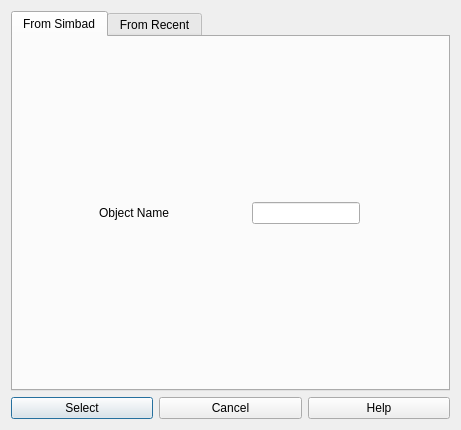
<?xml version="1.0" encoding="UTF-8"?>
<ui version="4.0">
 <class>Dialog</class>
 <widget class="QDialog" name="Dialog">
  <property name="windowModality">
   <enum>Qt::WindowModal</enum>
  </property>
  <property name="geometry">
   <rect>
    <x>0</x>
    <y>0</y>
    <width>461</width>
    <height>430</height>
   </rect>
  </property>
  <property name="windowTitle">
   <string>Dialog</string>
  </property>
  <property name="windowIcon">
   <iconset resource="../VSOP.qrc">
    <normaloff>:/images/BtnPhotometry.bmp</normaloff>:/images/BtnPhotometry.bmp</iconset>
  </property>
  <property name="locale">
   <locale language="English" country="Australia"/>
  </property>
  <property name="modal">
   <bool>true</bool>
  </property>
  <layout class="QGridLayout" name="gridLayout">
   <item row="1" column="0">
    <widget class="QPushButton" name="buttonSelect">
     <property name="enabled">
      <bool>true</bool>
     </property>
     <property name="text">
      <string>Select</string>
     </property>
    </widget>
   </item>
   <item row="1" column="1">
    <widget class="QPushButton" name="buttonCancel">
     <property name="text">
      <string>Cancel</string>
     </property>
    </widget>
   </item>
   <item row="1" column="2">
    <widget class="QPushButton" name="buttonHelp">
     <property name="text">
      <string>Help</string>
     </property>
    </widget>
   </item>
   <item row="0" column="0" colspan="3">
    <widget class="QTabWidget" name="tabWidget">
     <property name="currentIndex">
      <number>0</number>
     </property>
     <widget class="QWidget" name="LIST">
      <attribute name="title">
       <string>From Simbad</string>
      </attribute>
      <layout class="QGridLayout" name="gridLayout_2">
       <item row="0" column="0">
        <widget class="QLabel" name="label_5">
         <property name="sizePolicy">
          <sizepolicy hsizetype="Fixed" vsizetype="Preferred">
           <horstretch>0</horstretch>
           <verstretch>0</verstretch>
          </sizepolicy>
         </property>
         <property name="text">
          <string>Object Name</string>
         </property>
        </widget>
       </item>
       <item row="0" column="1">
        <widget class="QLineEdit" name="editObjectName">
         <property name="sizePolicy">
          <sizepolicy hsizetype="Maximum" vsizetype="Fixed">
           <horstretch>0</horstretch>
           <verstretch>0</verstretch>
          </sizepolicy>
         </property>
         <property name="inputMask">
          <string/>
         </property>
         <property name="maxLength">
          <number>30</number>
         </property>
        </widget>
       </item>
      </layout>
     </widget>
     <widget class="QWidget" name="tab_2">
      <attribute name="title">
       <string>From Recent</string>
      </attribute>
      <layout class="QGridLayout" name="gridLayout_4">
       <item row="0" column="0">
        <widget class="QTableWidget" name="tableRecentObjects">
         <property name="editTriggers">
          <set>QAbstractItemView::NoEditTriggers</set>
         </property>
         <property name="selectionMode">
          <enum>QAbstractItemView::SingleSelection</enum>
         </property>
         <property name="selectionBehavior">
          <enum>QAbstractItemView::SelectRows</enum>
         </property>
         <column>
          <property name="text">
           <string>Name</string>
          </property>
         </column>
        </widget>
       </item>
      </layout>
     </widget>
    </widget>
   </item>
  </layout>
 </widget>
 <resources>
  <include location="../VSOP.qrc"/>
 </resources>
 <connections/>
</ui>
